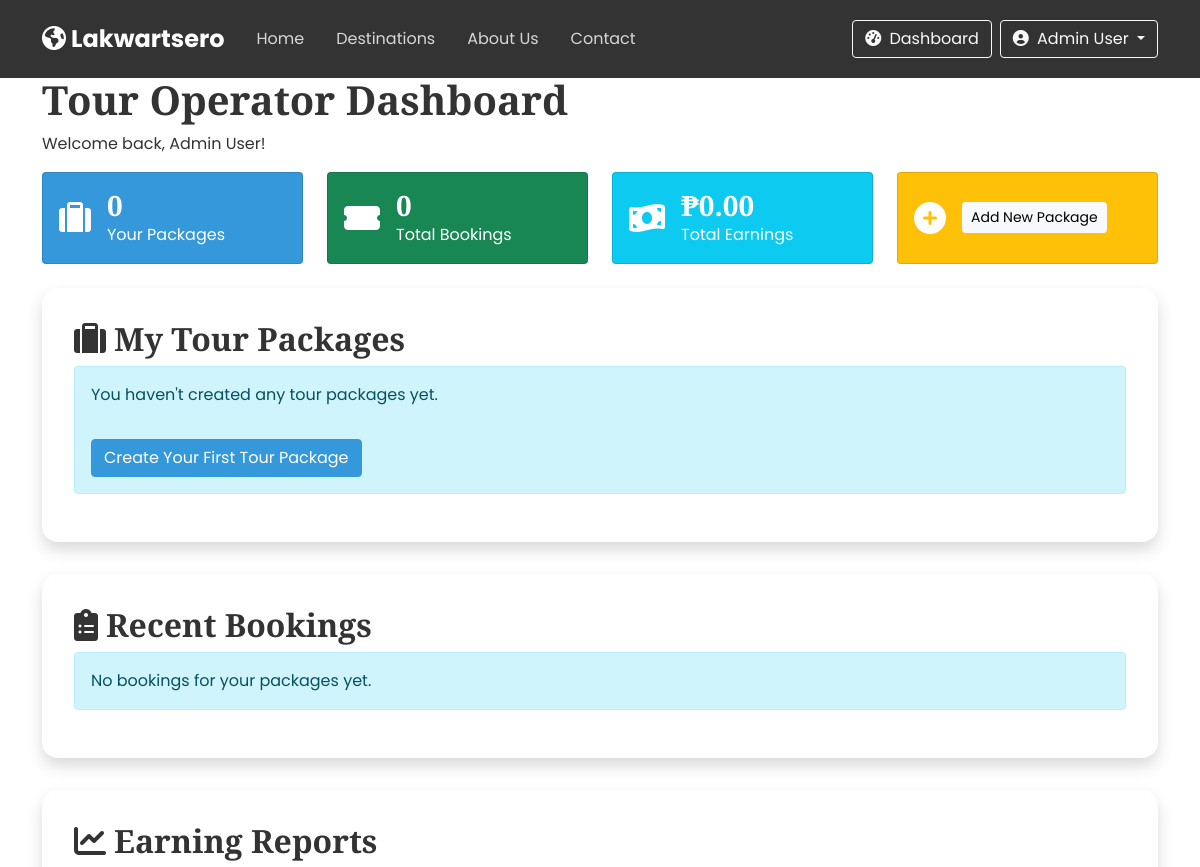
Page /operator-dashboard.php (signed in, upper part) on the earlier database version.
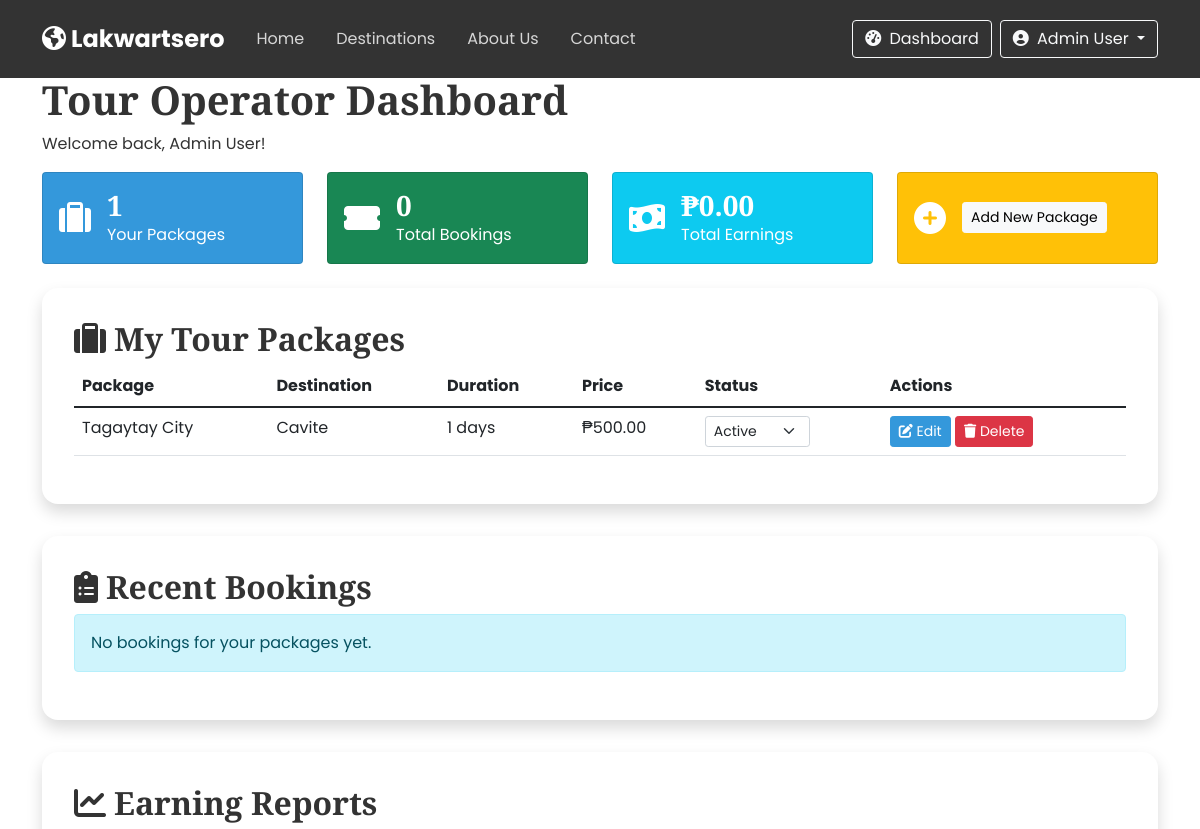
Same page on the later database version.
### tables this page shows
CREATE TABLE `packages` (
  `id` int(11) NOT NULL,
  `destination_id` int(11) NOT NULL,
  `title` varchar(100) NOT NULL,
  `description` text DEFAULT NULL,
  `price` decimal(10,2) NOT NULL,
  `duration` int(11) NOT NULL COMMENT 'in days',
  `max_travelers` int(11) DEFAULT 10,
  `itinerary` text DEFAULT NULL,
  `inclusions` text DEFAULT NULL,
  `exclusions` text DEFAULT NULL,
  `featured` tinyint(1) DEFAULT 0,
  `discount_percent` int(11) DEFAULT 0,
  `created_by` int(11) DEFAULT NULL,
  `image_url` varchar(255) DEFAULT NULL,
  `created_at` timestamp NOT NULL DEFAULT current_timestamp(),
  `updated_at` timestamp NOT NULL DEFAULT current_timestamp() ON UPDATE current_timestamp(),
  `status` enum('active','inactive','sold-out') DEFAULT 'active'
);

CREATE TABLE `destinations` (
  `id` int(11) NOT NULL,
  `name` varchar(100) NOT NULL,
  `country` varchar(100) DEFAULT 'Philippines',
  `region` varchar(100) NOT NULL,
  `description` text DEFAULT NULL,
  `image_url` varchar(255) DEFAULT NULL,
  `featured` tinyint(1) DEFAULT 0,
  `popular` tinyint(1) DEFAULT 0,
  `best_time_to_visit` varchar(100) DEFAULT NULL,
  `things_to_do` text DEFAULT NULL,
  `created_at` timestamp NOT NULL DEFAULT current_timestamp(),
  `updated_at` timestamp NOT NULL DEFAULT current_timestamp() ON UPDATE current_timestamp()
);

### includes/functions.php (called while the page is built, shortened)
<?php
function formatCurrency($amount) {
    return '₱' . number_format($amount, 2);
}
?>

### operator-dashboard.php (the view, shortened to what the changed rows need)
<?php
include 'includes/header.php';
$operatorId = $_SESSION['user_id'];
$operatorPackages = getOperatorPackages($conn, $operatorId);
$totalOperatorPackages = count($operatorPackages);
?>
<section class="dashboard-section">
    <div class="container">
        <div class="dashboard-header" data-aos="fade-up">
            <h1>Tour Operator Dashboard</h1>
        </div>
        <div class="row g-4 mb-4" data-aos="fade-up">
            <div class="col-md-3">
                <div class="card h-100 bg-primary text-white">
                    <div class="card-body d-flex align-items-center">
                        <div>
                            <h3 class="mb-0"><?php echo $totalOperatorPackages; ?></h3>
                            <p class="mb-0">Your Packages</p>
                        </div>
                    </div>
                </div>
            </div>
        </div>
        <div class="dashboard-card mt-4" data-aos="fade-up">
            <div class="dashboard-card-header">
                <h2><i class="fas fa-suitcase me-2"></i>My Tour Packages</h2>
            </div>
            <div class="dashboard-card-body">
                <?php if (count($operatorPackages) > 0): ?>
                <div class="table-responsive">
                    <table class="table table-hover">
                        <thead>
                            <tr>
                                <th>Package</th>
                                <th>Destination</th>
                                <th>Duration</th>
                                <th>Price</th>
                                <th>Status</th>
                                <th>Actions</th>
                            </tr>
                        </thead>
                        <tbody>
                            <?php foreach($operatorPackages as $package): ?>
                            <tr>
                                <td><?php echo $package['title']; ?></td>
                                <td><?php echo $package['destination_name']; ?></td>
                                <td><?php echo $package['duration']; ?> days</td>
                                <td><?php echo formatCurrency($package['price']); ?></td>
                                <td>
                                    <select class="form-select form-select-sm package-status-select"
                                            data-package-id="<?php echo $package['id']; ?>"
                                            style="width: auto; display: inline-block;">
                                        <option value="active" <?php echo $package['status'] == 'active' ? 'selected' : ''; ?>>Active</option>
                                    </select>
                                </td>
                                <td>
                                    <a href="edit-package.php?id=<?php echo $package['id']; ?>" class="btn btn-sm btn-primary">
                                        <i class="fas fa-edit"></i> Edit
                                    </a>
                                    <a href="delete-package.php?id=<?php echo $package['id']; ?>" class="btn btn-sm btn-danger" onclick="return confirm('Are you sure you want to delete this package?')">
                                        <i class="fas fa-trash"></i> Delete
                                    </a>
                                </td>
                            </tr>
                            <?php endforeach; ?>
                        </tbody>
                    </table>
                </div>
                <?php else: ?>
                <div class="alert alert-info">
                    <p>You haven't created any tour packages yet.</p>
                    <a href="add-package.php" class="btn btn-primary mt-3">Create Your First Tour Package</a>
                </div>
                <?php endif; ?>
            </div>
        </div>
        <div class="dashboard-card mt-4" data-aos="fade-up">
            <div class="dashboard-card-header">
                <h2><i class="fas fa-clipboard-list me-2"></i>Recent Bookings</h2>
            </div>
        </div>
        <div class="dashboard-card mt-4" data-aos="fade-up">
            <div class="dashboard-card-header">
                <h2><i class="fas fa-chart-line me-2"></i>Earning Reports</h2>
            </div>
        </div>
    </div>
</section>
<?php
include 'includes/footer.php';
function getOperatorPackages($conn, $operatorId) {
    $sql = "SELECT p.*, d.name as destination_name
            FROM packages p
            JOIN destinations d ON p.destination_id = d.id
            WHERE p.created_by = ?
            ORDER BY p.created_at DESC";
    $stmt = $conn->prepare($sql);
    $stmt->bind_param("i", $operatorId);
    $stmt->execute();
    $result = $stmt->get_result();
    $packages = [];
    while($row = $result->fetch_assoc()) {
        $packages[] = $row;
    }
    return $packages;
}
?>

Differences in the rows shown:
added packages: title "Tagaytay City", destination.name "Cavite", duration "1", price "₱500.00", status+id "Active"
Other differences:
$totalOperatorPackages: "0" → "1"
text no longer shown: "You haven't created any tour packages yet. Create Your First Tour Package"
text now shown: "Package Destination Duration Price Status Actions"
